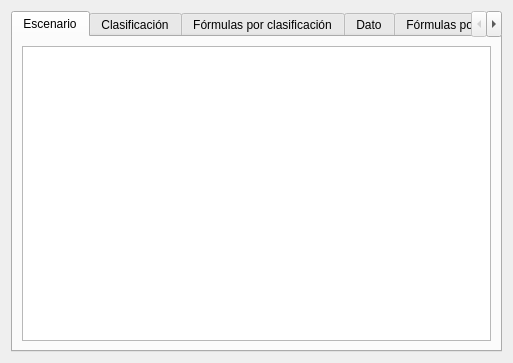
<?xml version="1.0" encoding="UTF-8"?>
<ui version="4.0">
 <class>MapDatoContaminanteListClass</class>
 <widget class="DataList" name="MapDatoContaminanteListClass">
  <property name="geometry">
   <rect>
    <x>0</x>
    <y>0</y>
    <width>513</width>
    <height>363</height>
   </rect>
  </property>
  <property name="windowTitle">
   <string>Datos de conversión de contaminantes</string>
  </property>
  <layout class="QVBoxLayout" name="verticalLayout_5">
   <item>
    <widget class="QTabWidget" name="tabWidget">
     <property name="currentIndex">
      <number>0</number>
     </property>
     <widget class="QWidget" name="tab">
      <attribute name="title">
       <string>Escenario</string>
      </attribute>
      <layout class="QVBoxLayout" name="verticalLayout_2">
       <item>
        <widget class="QTableView" name="tablaEscenario">
         <property name="editTriggers">
          <set>QAbstractItemView::NoEditTriggers</set>
         </property>
         <property name="alternatingRowColors">
          <bool>true</bool>
         </property>
         <property name="selectionMode">
          <enum>QAbstractItemView::SingleSelection</enum>
         </property>
         <property name="selectionBehavior">
          <enum>QAbstractItemView::SelectRows</enum>
         </property>
        </widget>
       </item>
      </layout>
     </widget>
     <widget class="QWidget" name="tab_2">
      <attribute name="title">
       <string>Clasificación</string>
      </attribute>
      <layout class="QVBoxLayout" name="verticalLayout_3">
       <item>
        <layout class="QHBoxLayout" name="horizontalLayout_2">
         <item>
          <widget class="QLabel" name="label">
           <property name="sizePolicy">
            <sizepolicy hsizetype="Minimum" vsizetype="Preferred">
             <horstretch>0</horstretch>
             <verstretch>0</verstretch>
            </sizepolicy>
           </property>
           <property name="text">
            <string>Tipo de clasificación</string>
           </property>
           <property name="buddy">
            <cstring>comboTipoClasificacion</cstring>
           </property>
          </widget>
         </item>
         <item>
          <widget class="TComboBox" name="comboTipoClasificacion">
           <property name="sizePolicy">
            <sizepolicy hsizetype="Preferred" vsizetype="Fixed">
             <horstretch>1</horstretch>
             <verstretch>0</verstretch>
            </sizepolicy>
           </property>
          </widget>
         </item>
        </layout>
       </item>
       <item>
        <widget class="QTreeView" name="arbolClasificacion">
         <property name="editTriggers">
          <set>QAbstractItemView::NoEditTriggers</set>
         </property>
         <property name="alternatingRowColors">
          <bool>true</bool>
         </property>
        </widget>
       </item>
      </layout>
     </widget>
     <widget class="QWidget" name="tab_5">
      <attribute name="title">
       <string>Fórmulas por clasificación</string>
      </attribute>
      <layout class="QVBoxLayout" name="verticalLayout_6">
       <item>
        <widget class="QTableView" name="tablaMapClas">
         <property name="contextMenuPolicy">
          <enum>Qt::CustomContextMenu</enum>
         </property>
        </widget>
       </item>
       <item>
        <layout class="QHBoxLayout" name="horizontalLayout_3">
         <item>
          <widget class="QPushButton" name="guardaMapClas">
           <property name="text">
            <string>Guardar</string>
           </property>
          </widget>
         </item>
         <item>
          <widget class="QPushButton" name="descartaMapClas">
           <property name="text">
            <string>Descartar</string>
           </property>
          </widget>
         </item>
         <item>
          <spacer name="horizontalSpacer_2">
           <property name="orientation">
            <enum>Qt::Horizontal</enum>
           </property>
           <property name="sizeHint" stdset="0">
            <size>
             <width>40</width>
             <height>20</height>
            </size>
           </property>
          </spacer>
         </item>
         <item>
          <widget class="QPushButton" name="eliminaMapClas">
           <property name="text">
            <string>Eliminar</string>
           </property>
          </widget>
         </item>
         <item>
          <widget class="QPushButton" name="editaMapClas">
           <property name="text">
            <string>Editar</string>
           </property>
          </widget>
         </item>
         <item>
          <widget class="QPushButton" name="anadeMapClas">
           <property name="text">
            <string>Añadir</string>
           </property>
          </widget>
         </item>
        </layout>
       </item>
      </layout>
     </widget>
     <widget class="QWidget" name="tab_4">
      <attribute name="title">
       <string>Dato</string>
      </attribute>
      <layout class="QVBoxLayout" name="verticalLayout_4">
       <item>
        <widget class="QTableView" name="tablaDato">
         <property name="editTriggers">
          <set>QAbstractItemView::NoEditTriggers</set>
         </property>
         <property name="alternatingRowColors">
          <bool>true</bool>
         </property>
         <property name="selectionMode">
          <enum>QAbstractItemView::SingleSelection</enum>
         </property>
         <property name="selectionBehavior">
          <enum>QAbstractItemView::SelectRows</enum>
         </property>
        </widget>
       </item>
      </layout>
     </widget>
     <widget class="QWidget" name="tab_3">
      <attribute name="title">
       <string>Fórmulas por dato</string>
      </attribute>
      <layout class="QVBoxLayout" name="verticalLayout">
       <item>
        <widget class="QTableView" name="tablaMap">
         <property name="contextMenuPolicy">
          <enum>Qt::CustomContextMenu</enum>
         </property>
         <property name="editTriggers">
          <set>QAbstractItemView::SelectedClicked</set>
         </property>
         <property name="alternatingRowColors">
          <bool>true</bool>
         </property>
         <property name="selectionBehavior">
          <enum>QAbstractItemView::SelectRows</enum>
         </property>
        </widget>
       </item>
       <item>
        <layout class="QHBoxLayout" name="horizontalLayout">
         <item>
          <widget class="QPushButton" name="guardar">
           <property name="text">
            <string>Guardar</string>
           </property>
          </widget>
         </item>
         <item>
          <widget class="QPushButton" name="descartar">
           <property name="text">
            <string>Descartar</string>
           </property>
          </widget>
         </item>
         <item>
          <spacer name="horizontalSpacer">
           <property name="orientation">
            <enum>Qt::Horizontal</enum>
           </property>
           <property name="sizeHint" stdset="0">
            <size>
             <width>40</width>
             <height>20</height>
            </size>
           </property>
          </spacer>
         </item>
         <item>
          <widget class="QPushButton" name="elimina">
           <property name="text">
            <string>Eliminar</string>
           </property>
          </widget>
         </item>
         <item>
          <widget class="QPushButton" name="edita">
           <property name="text">
            <string>Editar</string>
           </property>
          </widget>
         </item>
         <item>
          <widget class="QPushButton" name="anade">
           <property name="text">
            <string>Añadir</string>
           </property>
          </widget>
         </item>
        </layout>
       </item>
      </layout>
     </widget>
    </widget>
   </item>
  </layout>
  <action name="clipboardMapDatoContaminante">
   <property name="text">
    <string>Inserta desde portapapeles</string>
   </property>
   <property name="toolTip">
    <string>Inserta desde portapapeles</string>
   </property>
  </action>
 </widget>
 <customwidgets>
  <customwidget>
   <class>DataList</class>
   <extends>QWidget</extends>
   <header location="global">widgets/datalist.h</header>
   <container>1</container>
  </customwidget>
  <customwidget>
   <class>TComboBox</class>
   <extends>QComboBox</extends>
   <header>ts.h</header>
  </customwidget>
 </customwidgets>
 <tabstops>
  <tabstop>tablaEscenario</tabstop>
  <tabstop>tabWidget</tabstop>
  <tabstop>arbolClasificacion</tabstop>
  <tabstop>comboTipoClasificacion</tabstop>
  <tabstop>tablaMapClas</tabstop>
  <tabstop>guardaMapClas</tabstop>
  <tabstop>descartaMapClas</tabstop>
  <tabstop>eliminaMapClas</tabstop>
  <tabstop>editaMapClas</tabstop>
  <tabstop>anadeMapClas</tabstop>
  <tabstop>tablaDato</tabstop>
  <tabstop>tablaMap</tabstop>
  <tabstop>guardar</tabstop>
  <tabstop>descartar</tabstop>
  <tabstop>elimina</tabstop>
  <tabstop>edita</tabstop>
  <tabstop>anade</tabstop>
 </tabstops>
 <resources/>
 <connections>
  <connection>
   <sender>tablaMap</sender>
   <signal>customContextMenuRequested(QPoint)</signal>
   <receiver>MapDatoContaminanteListClass</receiver>
   <slot>showContextMenu(QPoint)</slot>
   <hints>
    <hint type="sourcelabel">
     <x>306</x>
     <y>256</y>
    </hint>
    <hint type="destinationlabel">
     <x>306</x>
     <y>274</y>
    </hint>
   </hints>
  </connection>
  <connection>
   <sender>tablaMapClas</sender>
   <signal>customContextMenuRequested(QPoint)</signal>
   <receiver>MapDatoContaminanteListClass</receiver>
   <slot>showContextMenu(QPoint)</slot>
   <hints>
    <hint type="sourcelabel">
     <x>274</x>
     <y>195</y>
    </hint>
    <hint type="destinationlabel">
     <x>394</x>
     <y>4</y>
    </hint>
   </hints>
  </connection>
 </connections>
</ui>
